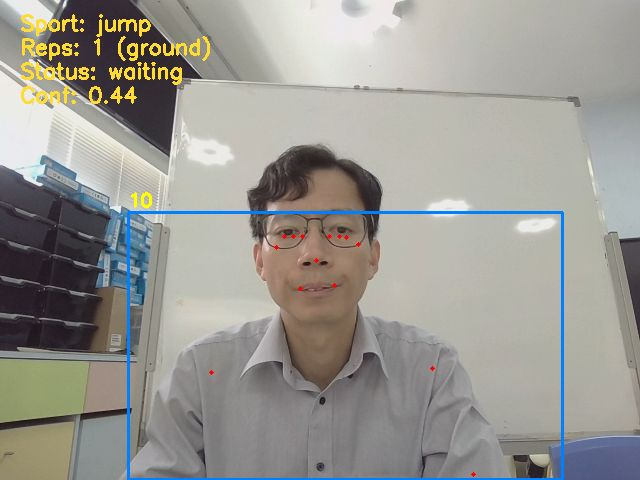
#> input picture webapp/last_annotated.jpg, 640 x 480 px, found by its file name
$ python check_image.py
#> lines starting #> are read from the running program, lines starting #| are printed output that depends on the picture; long printed decimals are rounded
import sys
import cv2
import numpy as np
p = 'webapp/last_annotated.jpg'
img = cv2.imread(p)
#> img is the input picture: shape (480, 640, 3); mean B, G, R 146.8, 152.5, 154
if img is None:
    print('MISSING')
    sys.exit(1)
print('path=', p)
print('shape=', img.shape)
#| shape= (480, 640, 3)
print('dtype=', img.dtype)
#| dtype= uint8
print('mean=', float(np.mean(img)))
#| mean= 151.088
h,w = img.shape[:2]
#> h = 480; w = 640
cy = img[h//4:3*h//4, w//4:3*w//4]
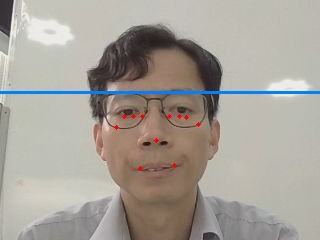
#> cy: shape (240, 320, 3); mean B, G, R 153, 160.5, 166.3
print('center mean=', float(np.mean(cy)))
#| center mean= 159.933
